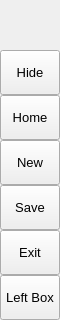
        <widget class="QFrame" name="leftMenuBg">
         <property name="minimumSize">
          <size>
           <width>60</width>
           <height>0</height>
          </size>
         </property>
         <property name="maximumSize">
          <size>
           <width>60</width>
           <height>16777215</height>
          </size>
         </property>
         <property name="frameShape">
          <enum>QFrame::NoFrame</enum>
         </property>
         <property name="frameShadow">
          <enum>QFrame::Raised</enum>
         </property>
         <layout class="QVBoxLayout" name="verticalLayout_3">
          <property name="spacing">
           <number>0</number>
          </property>
          <property name="leftMargin">
           <number>0</number>
          </property>
          <property name="topMargin">
           <number>0</number>
          </property>
          <property name="rightMargin">
           <number>0</number>
          </property>
          <property name="bottomMargin">
           <number>0</number>
          </property>
          <item>
           <widget class="QFrame" name="topLogoInfo">
            <property name="minimumSize">
             <size>
              <width>0</width>
              <height>50</height>
             </size>
            </property>
            <property name="maximumSize">
             <size>
              <width>16777215</width>
              <height>50</height>
             </size>
            </property>
            <property name="frameShape">
             <enum>QFrame::NoFrame</enum>
            </property>
            <property name="frameShadow">
             <enum>QFrame::Raised</enum>
            </property>
            <widget class="QFrame" name="topLogo">
             <property name="geometry">
              <rect>
               <x>10</x>
               <y>5</y>
               <width>42</width>
               <height>42</height>
              </rect>
             </property>
             <property name="minimumSize">
              <size>
               <width>42</width>
               <height>42</height>
              </size>
             </property>
             <property name="maximumSize">
              <size>
               <width>42</width>
               <height>42</height>
              </size>
             </property>
             <property name="styleSheet">
              <string notr="true">image: url(:/images/images/images/ReBind.ico); background: transparent;</string>
             </property>
             <property name="frameShape">
              <enum>QFrame::NoFrame</enum>
             </property>
             <property name="frameShadow">
              <enum>QFrame::Raised</enum>
             </property>
            </widget>
            <widget class="QLabel" name="titleLeftApp">
             <property name="geometry">
              <rect>
               <x>70</x>
               <y>8</y>
               <width>160</width>
               <height>20</height>
              </rect>
             </property>
             <property name="font">
              <font>
               <family>Segoe UI Semibold</family>
               <pointsize>12</pointsize>
               <italic>false</italic>
               <fontweight></fontweight>
              </font>
             </property>
             <property name="text">
              <string>ReBind</string>
             </property>
             <property name="alignment">
              <set>Qt::AlignLeading|Qt::AlignLeft|Qt::AlignTop</set>
             </property>
            </widget>
            <widget class="QLabel" name="titleLeftDescription">
             <property name="geometry">
              <rect>
               <x>70</x>
               <y>27</y>
               <width>160</width>
               <height>16</height>
              </rect>
             </property>
             <property name="maximumSize">
              <size>
               <width>16777215</width>
               <height>16</height>
              </size>
             </property>
             <property name="font">
              <font>
               <family>Segoe UI</family>
               <pointsize>8</pointsize>
               <italic>false</italic>
               <bold>false</bold>
              </font>
             </property>
             <property name="text">
              <string>The Keyboard Rebinding Program</string>
             </property>
             <property name="alignment">
              <set>Qt::AlignLeading|Qt::AlignLeft|Qt::AlignTop</set>
             </property>
            </widget>
           </widget>
          </item>
          <item>
           <widget class="QFrame" name="leftMenuFrame">
            <property name="frameShape">
             <enum>QFrame::NoFrame</enum>
            </property>
            <property name="frameShadow">
             <enum>QFrame::Raised</enum>
            </property>
            <layout class="QVBoxLayout" name="verticalMenuLayout">
             <property name="spacing">
              <number>0</number>
             </property>
             <property name="leftMargin">
              <number>0</number>
             </property>
             <property name="topMargin">
              <number>0</number>
             </property>
             <property name="rightMargin">
              <number>0</number>
             </property>
             <property name="bottomMargin">
              <number>0</number>
             </property>
             <item>
              <widget class="QFrame" name="toggleBox">
               <property name="maximumSize">
                <size>
                 <width>16777215</width>
                 <height>45</height>
                </size>
               </property>
               <property name="frameShape">
                <enum>QFrame::NoFrame</enum>
               </property>
               <property name="frameShadow">
                <enum>QFrame::Raised</enum>
               </property>
               <layout class="QVBoxLayout" name="verticalLayout_4">
                <property name="spacing">
                 <number>0</number>
                </property>
                <property name="leftMargin">
                 <number>0</number>
                </property>
                <property name="topMargin">
                 <number>0</number>
                </property>
                <property name="rightMargin">
                 <number>0</number>
                </property>
                <property name="bottomMargin">
                 <number>0</number>
                </property>
                <item>
                 <widget class="QPushButton" name="toggleButton">
                  <property name="sizePolicy">
                   <sizepolicy hsizetype="Expanding" vsizetype="Fixed">
                    <horstretch>0</horstretch>
                    <verstretch>0</verstretch>
                   </sizepolicy>
                  </property>
                  <property name="minimumSize">
                   <size>
                    <width>0</width>
                    <height>45</height>
                   </size>
                  </property>
                  <property name="font">
                   <font>
                    <family>Segoe UI</family>
                    <pointsize>10</pointsize>
                    <italic>false</italic>
                    <bold>false</bold>
                   </font>
                  </property>
                  <property name="cursor">
                   <cursorShape>PointingHandCursor</cursorShape>
                  </property>
                  <property name="layoutDirection">
                   <enum>Qt::LeftToRight</enum>
                  </property>
                  <property name="styleSheet">
                   <string notr="true">background-image: url(:/icons/images/icons/icon_menu.png);</string>
                  </property>
                  <property name="text">
                   <string>Hide</string>
                  </property>
                 </widget>
                </item>
               </layout>
              </widget>
             </item>
             <item alignment="Qt::AlignTop">
              <widget class="QFrame" name="topMenu">
               <property name="frameShape">
                <enum>QFrame::NoFrame</enum>
               </property>
               <property name="frameShadow">
                <enum>QFrame::Raised</enum>
               </property>
               <layout class="QVBoxLayout" name="verticalLayout_8">
                <property name="spacing">
                 <number>0</number>
                </property>
                <property name="leftMargin">
                 <number>0</number>
                </property>
                <property name="topMargin">
                 <number>0</number>
                </property>
                <property name="rightMargin">
                 <number>0</number>
                </property>
                <property name="bottomMargin">
                 <number>0</number>
                </property>
                <item>
                 <widget class="QPushButton" name="btn_home">
                  <property name="sizePolicy">
                   <sizepolicy hsizetype="Expanding" vsizetype="Fixed">
                    <horstretch>0</horstretch>
                    <verstretch>0</verstretch>
                   </sizepolicy>
                  </property>
                  <property name="minimumSize">
                   <size>
                    <width>0</width>
                    <height>45</height>
                   </size>
                  </property>
                  <property name="font">
                   <font>
                    <family>Segoe UI</family>
                    <pointsize>10</pointsize>
                    <italic>false</italic>
                    <bold>false</bold>
                   </font>
                  </property>
                  <property name="cursor">
                   <cursorShape>PointingHandCursor</cursorShape>
                  </property>
                  <property name="layoutDirection">
                   <enum>Qt::LeftToRight</enum>
                  </property>
                  <property name="styleSheet">
                   <string notr="true">background-image: url(:/icons/images/icons/cil-home.png);</string>
                  </property>
                  <property name="text">
                   <string>Home</string>
                  </property>
                 </widget>
                </item>
                <item>
                 <widget class="QPushButton" name="btn_new">
                  <property name="sizePolicy">
                   <sizepolicy hsizetype="Expanding" vsizetype="Fixed">
                    <horstretch>0</horstretch>
                    <verstretch>0</verstretch>
                   </sizepolicy>
                  </property>
                  <property name="minimumSize">
                   <size>
                    <width>0</width>
                    <height>45</height>
                   </size>
                  </property>
                  <property name="font">
                   <font>
                    <family>Segoe UI</family>
                    <pointsize>10</pointsize>
                    <italic>false</italic>
                    <bold>false</bold>
                   </font>
                  </property>
                  <property name="cursor">
                   <cursorShape>PointingHandCursor</cursorShape>
                  </property>
                  <property name="layoutDirection">
                   <enum>Qt::LeftToRight</enum>
                  </property>
                  <property name="styleSheet">
                   <string notr="true">background-image: url(:/icons/images/icons/cil-file.png);</string>
                  </property>
                  <property name="text">
                   <string>New</string>
                  </property>
                 </widget>
                </item>
                <item>
                 <widget class="QPushButton" name="btn_save">
                  <property name="sizePolicy">
                   <sizepolicy hsizetype="Expanding" vsizetype="Fixed">
                    <horstretch>0</horstretch>
                    <verstretch>0</verstretch>
                   </sizepolicy>
                  </property>
                  <property name="minimumSize">
                   <size>
                    <width>0</width>
                    <height>45</height>
                   </size>
                  </property>
                  <property name="font">
                   <font>
                    <family>Segoe UI</family>
                    <pointsize>10</pointsize>
                    <italic>false</italic>
                    <bold>false</bold>
                   </font>
                  </property>
                  <property name="cursor">
                   <cursorShape>PointingHandCursor</cursorShape>
                  </property>
                  <property name="layoutDirection">
                   <enum>Qt::LeftToRight</enum>
                  </property>
                  <property name="styleSheet">
                   <string notr="true">background-image: url(:/icons/images/icons/cil-save.png)</string>
                  </property>
                  <property name="text">
                   <string>Save</string>
                  </property>
                 </widget>
                </item>
                <item>
                 <widget class="QPushButton" name="btn_exit">
                  <property name="sizePolicy">
                   <sizepolicy hsizetype="Expanding" vsizetype="Fixed">
                    <horstretch>0</horstretch>
                    <verstretch>0</verstretch>
                   </sizepolicy>
                  </property>
                  <property name="minimumSize">
                   <size>
                    <width>0</width>
                    <height>45</height>
                   </size>
                  </property>
                  <property name="font">
                   <font>
                    <family>Segoe UI</family>
                    <pointsize>10</pointsize>
                    <italic>false</italic>
                    <bold>false</bold>
                   </font>
                  </property>
                  <property name="cursor">
                   <cursorShape>PointingHandCursor</cursorShape>
                  </property>
                  <property name="layoutDirection">
                   <enum>Qt::LeftToRight</enum>
                  </property>
                  <property name="styleSheet">
                   <string notr="true">background-image: url(:/icons/images/icons/cil-x.png);</string>
                  </property>
                  <property name="text">
                   <string>Exit</string>
                  </property>
                 </widget>
                </item>
               </layout>
              </widget>
             </item>
             <item alignment="Qt::AlignBottom">
              <widget class="QFrame" name="bottomMenu">
               <property name="frameShape">
                <enum>QFrame::NoFrame</enum>
               </property>
               <property name="frameShadow">
                <enum>QFrame::Raised</enum>
               </property>
               <layout class="QVBoxLayout" name="verticalLayout_9">
                <property name="spacing">
                 <number>0</number>
                </property>
                <property name="leftMargin">
                 <number>0</number>
                </property>
                <property name="topMargin">
                 <number>0</number>
                </property>
                <property name="rightMargin">
                 <number>0</number>
                </property>
                <property name="bottomMargin">
                 <number>0</number>
                </property>
                <item>
                 <widget class="QPushButton" name="toggleLeftBox">
                  <property name="sizePolicy">
                   <sizepolicy hsizetype="Expanding" vsizetype="Fixed">
                    <horstretch>0</horstretch>
                    <verstretch>0</verstretch>
                   </sizepolicy>
                  </property>
                  <property name="minimumSize">
                   <size>
                    <width>0</width>
                    <height>45</height>
                   </size>
                  </property>
                  <property name="font">
                   <font>
                    <family>Segoe UI</family>
                    <pointsize>10</pointsize>
                    <italic>false</italic>
                    <bold>false</bold>
                   </font>
                  </property>
                  <property name="cursor">
                   <cursorShape>PointingHandCursor</cursorShape>
                  </property>
                  <property name="layoutDirection">
                   <enum>Qt::LeftToRight</enum>
                  </property>
                  <property name="styleSheet">
                   <string notr="true">background-image: url(:/icons/images/icons/icon_settings.png);</string>
                  </property>
                  <property name="text">
                   <string>Left Box</string>
                  </property>
                 </widget>
                </item>
               </layout>
              </widget>
             </item>
            </layout>
           </widget>
          </item>
         </layout>
        </widget>
